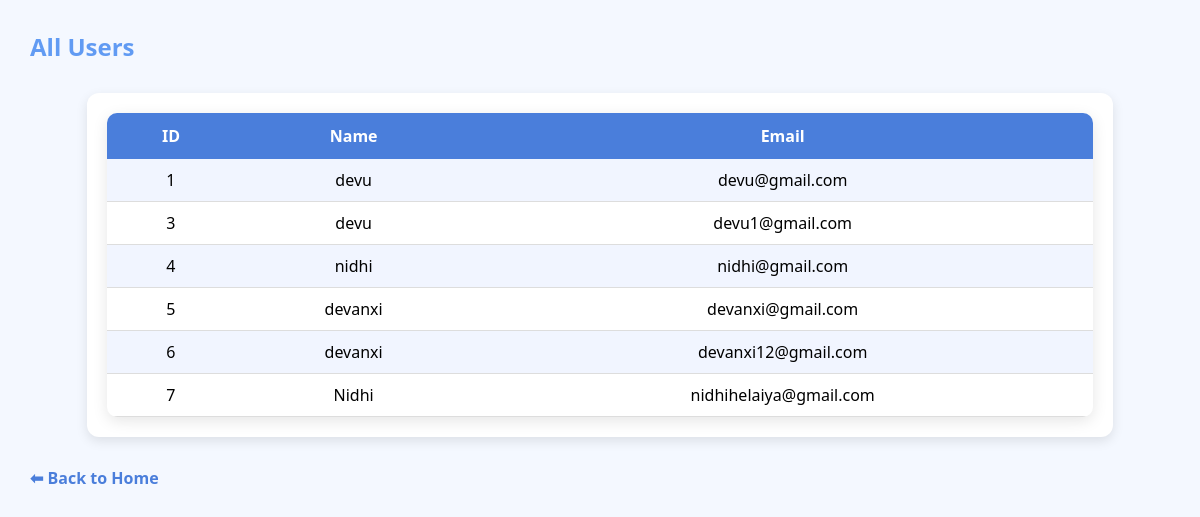
Page /users.php (signed in) on the committed database.
### tables this page shows
CREATE TABLE `students` (
  `id` int(11) NOT NULL,
  `name` varchar(100) NOT NULL,
  `email` varchar(100) NOT NULL,
  `phone` varchar(15) NOT NULL,
  `password` varchar(255) NOT NULL,
  `created_at` timestamp NOT NULL DEFAULT current_timestamp()
);

### users.php (the view, shortened to what this page needs)
<?php
include("db.php");
$result = mysqli_query($conn, "SELECT * FROM students");
?>
<!DOCTYPE html>
<html>
<head>
    <link rel="stylesheet" href="admin_style.css">
</head>
<body>
<div class="main-content">
    <h2>All Users</h2>
    <div class="table-container">
        <table>
            <tr>
                <th>ID</th>
                <th>Name</th>
                <th>Email</th>
            </tr>
            <?php while($row = mysqli_fetch_assoc($result)) { ?>
            <tr>
                <td><?php echo $row['id']; ?></td>
                <td><?php echo $row['name']; ?></td>
                <td><?php echo $row['email']; ?></td>
            </tr>
            <?php } ?>
        </table>
    </div>
    <a class="back-link" href="admin_dashboard.php">⬅ Back to Home</a>
</div>
</body>
</html>

### admin_style.css (style rules this page uses)
* { box-sizing: border-box; margin: 0; padding: 0; }
body { font-family: 'Segoe UI', sans-serif; background: #f4f8ff; display: flex; min-height: 100vh; }
.main-content { flex: 1; padding: 30px; }
.main-content h2 { color: #619bf3; margin-bottom: 15px; }
table { width: 100%; border-collapse: collapse; background: white; border-radius: 10px; overflow: hidden; box-shadow: 0 4px 15px rgba(0,0,0,0.1); }
th, td { padding: 12px; text-align: center; }
th { background: #619bf3; color: white; }
tr:nth-child(even) { background: #f1f5ff; }
td { border-bottom: 1px solid #ddd; }
.table-container { width: 90%; margin: 30px auto; background: #ffffff; padding: 20px; border-radius: 12px; box-shadow: 0 4px 12px rgba(0,0,0,0.1); overflow-x: auto; }
.table-container table { width: 100%; border-collapse: collapse; }
.table-container th { background: #4a7edb; color: #fff; padding: 12px; text-align: center; }
.table-container td { padding: 10px; text-align: center; border-bottom: 1px solid #ddd; }
a { color: #4a7edb; text-decoration: none; font-weight: bold; }

### rows in the picture
students: id "1", name "devu", email "devu@gmail.com"
students: id "3", name "devu", email "devu1@gmail.com"
students: id "4", name "nidhi", email "nidhi@gmail.com"
students: id "5", name "devanxi", email "devanxi@gmail.com"
students: id "6", name "devanxi", email "devanxi12@gmail.com"
students: id "7", name "Nidhi", email "nidhihelaiya@gmail.com"
